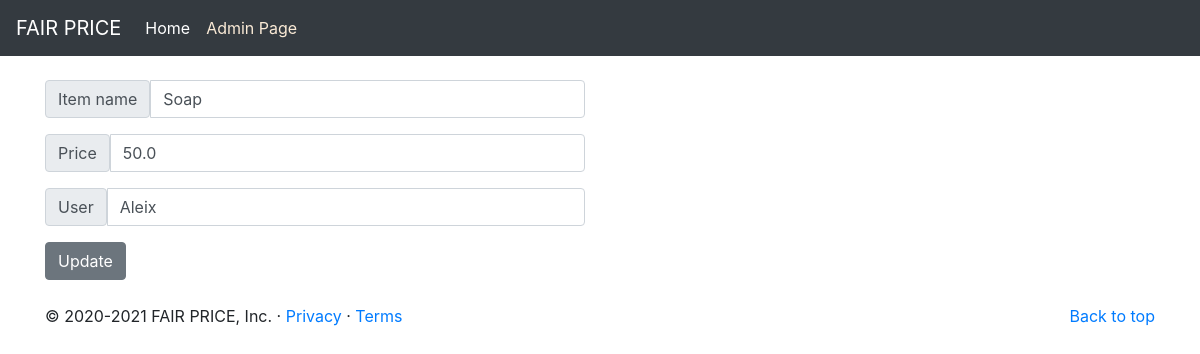
/markets/get-item/4, run on an earlier commit of the app's database.
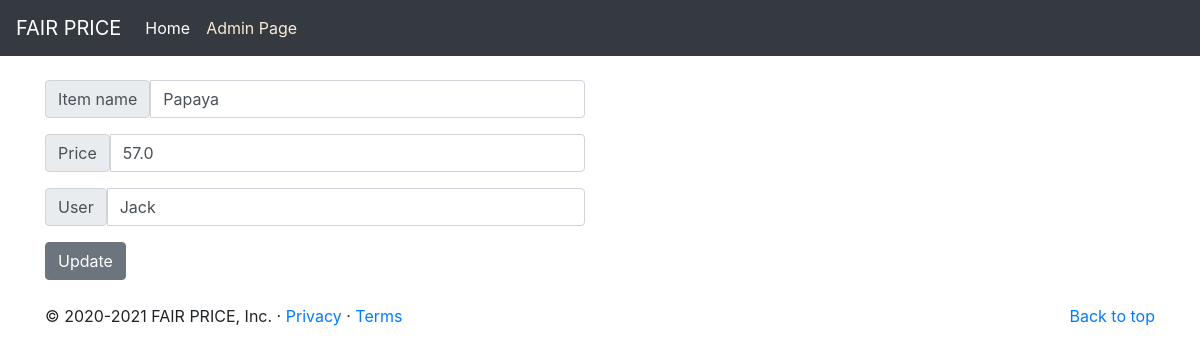
And on a later commit of the database.
### markets/models.py (models this page shows, shortened)
class Items(models.Model):
    item_name = models.CharField(max_length=200)
    price = models.FloatField()
    updated_at = models.DateTimeField()
    updated_by = models.CharField(max_length=200)
    category = models.ForeignKey(Categories, on_delete=models.CASCADE)
    class Meta:
        db_table = 'items'

### markets/views.py (the view)
# urls.py: path('get-item/<int:item_id>', views.getItem, name='getItem'),
def getItem(request, item_id):
    item = get_object_or_404(Items, pk=item_id)
    return render(request, 'markets/add-items.html', {"item": item, "if_get_item": True})

### templates/markets/add-items.html (shortened to what this page needs)
{% extends 'base.html' %}
{% block content %}
<div class="row mb-2">
    <div class="col-md-6">
        {% if if_get_item %}
        <form action="{% url 'markets:updateitem' item.id%}" method="post">
            <div class="input-group mb-3">
                <span class="input-group-text" id="inputGroup-sizing-default">Item name</span>
                <input type="text" class="form-control" aria-label="Sizing example input"
                    aria-describedby="inputGroup-sizing-default" name="itemname" required value="{{ item.item_name }}">
            </div>
            <div class="input-group mb-3">
                <span class="input-group-text" id="inputGroup-sizing-default">Price</span>
                <input type="text" class="form-control" aria-label="Sizing example input"
                    aria-describedby="inputGroup-sizing-default" name="price" required value="{{ item.price }}">
            </div>
            <div class="input-group mb-3">
                <span class="input-group-text" id="inputGroup-sizing-default">User</span>
                <input type="text" class="form-control" aria-label="Sizing example input"
                    aria-describedby="inputGroup-sizing-default" name="user" required value="{{ item.updated_by }}">
            </div>
            <button type="submit" class="btn btn-secondary">Update</button>
        </form>
        {% endif %}
    </div>
</div>
{% endblock %}

What changed in the data, as far as the page shows it:
changed Items: itemname "Soap" → "Papaya"; price "50.0" → "57.0"; user "Aleix" → "Jack"
